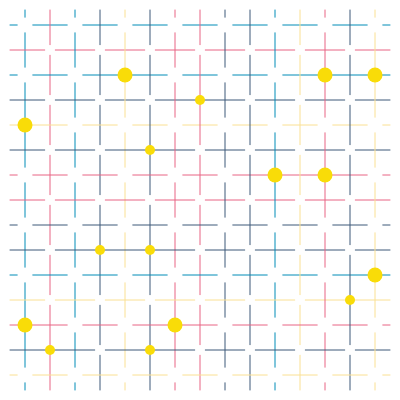
Frame 1 (no input)
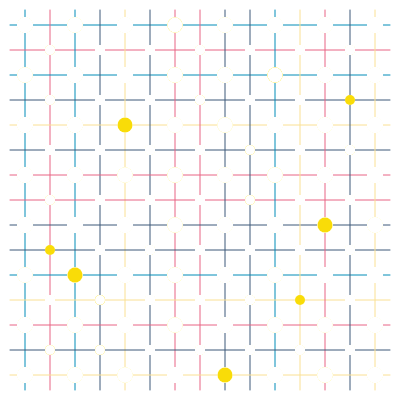
Frame 60 (no input)
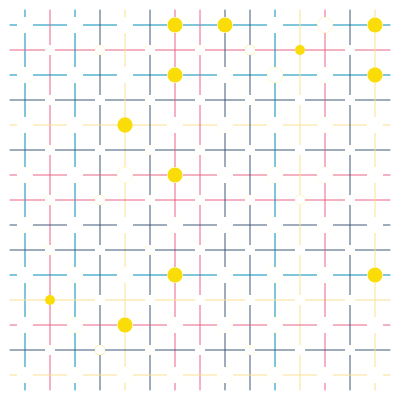
Frame 120 (the mouse pressed at the canvas centre since frame 60)

The p5.js sketch that drew these frames (run headless with seeded random() and noise() and a simulated clock; from frame 60 on, the mouse is pressed at the canvas centre):

// p5.js sketch
// ── sketch.js
var colorList = ['#e86584',
                 '#3c5979',
                 '#018cb7',
                 '#fae093'];
function setup() {
createCanvas(400, 400);
  //create line grid
  for(var pos = 25; pos < 400; pos+=25)
  {
    
  var index = floor(random() * colorList.length);

  var colorHex = colorList[index];

  stroke(color(colorHex));
    line(pos,10,pos,390);
    line(10,pos,390,pos);
  }

}


function draw() {
    for(var x = 25; x < 400; x += 50)
  {
    for(var y = 25; y < 400; y += 50)
    {
      noStroke();
      if(random()<0.1)
  {
   fill(249,220,8);
  } else {
   fill(255);
  }
      ellipse(x, y, 15);
    }
  }
  for(var x = 50; x < 400; x += 50)
  {
    for(var y = 50; y < 400; y += 50)
    {
      noStroke();
        if(random()<0.1)
  {
   fill(249,220,8);
  } else {
   fill(255);
  }
      ellipse(x, y, 10);
    }
  }
  
}
